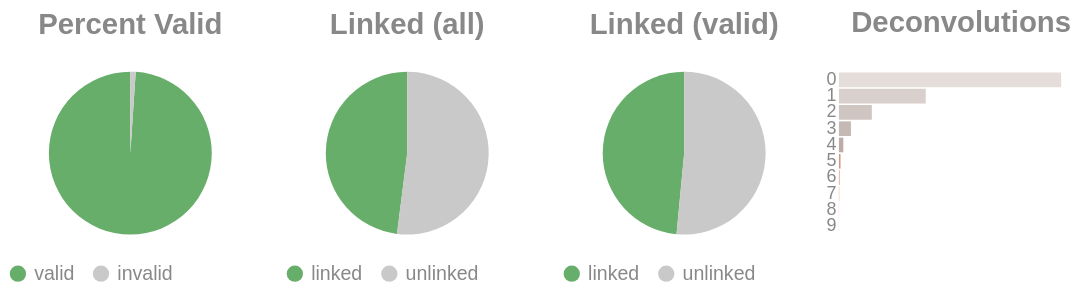

Notebook source saved alongside this figure:
### Code cell
if SKIPLR:
    pass
else:
    clash = Counter()
    for i in valids['molecule'].to_list():
        _mol = i.split("-")
        if len(_mol) == 1:
            clash.update('0')
        else:
            clash.update(_mol[-1])

    _d = {"deconvolutions": [], 'count': []}
    for k,v in clash.items():
        _d['deconvolutions'].append(k)
        _d['count'].append(v)

    tot_valid = valids['reads'].sum()
    mask = valids['reads'] >= 2
    n_linked_reads = valids.filter(mask)['reads'].sum()
    if n_linked_reads == 0:
        print_html("No linked molecules (>=2 reads) were detected; skipping linked-only distributions.")
        SKIPLR = True
    else:
        perc_valid = round(tot_valid / n_reads, 4)
        linked_perc_abs = round(n_linked_reads / n_reads, 4)
        linked_perc = round(n_linked_reads / tot_valid, 4)

    _valid = pl.DataFrame({"valids": ['valid', 'invalid'], "count": [tot_valid, n_reads - tot_valid]})
    _linked_abs = pl.DataFrame({"linked (absolute)": ['linked', 'unlinked'], "count": [n_linked_reads, n_reads - n_linked_reads]})
    _linked_rel = pl.DataFrame({"linked (valids)": ['linked', 'unlinked'], "count": [n_linked_reads, tot_valid - n_linked_reads]})

    (
        alt.hconcat(
            piechart(_valid, goodval = 'valid', title = "Percent Valid"),
            piechart(_linked_abs, goodval = "linked", title =  "Linked (all)"),
            piechart(_linked_rel, goodval = "linked", title =  "Linked (valid)"),
            convolutionbar(pl.DataFrame(_d), title = "Deconvolutions"),
            center = True,
            bounds = 'flush'
        )
        .resolve_scale(color='independent')
        .resolve_legend('independent')
        .properties(usermeta={'embedOptions': {"actions": False}})
    ).display()

### Figure 1 — Vega-Lite specification as saved in the notebook (floating-point values rounded to 4 significant figures)
{"width": "container", "height": 400, "config": {"title": {"anchor": "start", "dy": -15, "fontSize": 18, "color": "#888888", "subtitleColor": "#888888", "subtitleFontSize": 14}, "arc": {"fill": "#0072B2"}, "axis": {"domainColor": "#888888", "domainWidth": 0.5, "gridWidth": 0.2, "grid": false, "titleFontWeight": 400, "titleFontSize": 15, "labelFontSize": 11, "labelColor": "#888888", "tickColor": "#888888", "tickWidth": 0.2, "titleColor": "#888888"}, "axisBand": {"grid": false}, "axisX": {"grid": true, "tickSize": 10, "domainCap": "round"}, "axisY": {"domain": false, "grid": true, "tickSize": 0, "domainCap": "round"}, "background": "transparent", "header": {"labelFontSize": 15, "labelColor": "#888888", "titleFontSize": 15, "titleFontWeight": 600, "titleColor": "#888888"}, "legend": {"labelFont": "sans-serif", "labelFontSize": 12, "labelColor": "#888888", "symbolSize": 100, "symbolType": "circle", "titleFontSize": 12, "titlePadding": 10, "titleColor": "#888888", "title": null}, "range": {"category": ["#E69F00", "#56B4E9", "#009E73", "#F0E442", "#0072B2", "#D55E00", "#CC79A7", "#000000"], "diverging": ["#cfe8f3", "#a2d4ec", "#73bfe2", "#46abdb", "#1696d2", "#12719e"]}, "area": {"fill": "#0072B2", "fillOpacity": 0.7, "line": true, "strokeOpacity": 0.7}, "line": {"color": "#0072B2", "stroke": "#0072B2", "strokeWidth": 2}, "trail": {"color": "#0072B2", "stroke": "#0072B2", "strokeWidth": 0, "size": 1}, "point": {"filled": true, "fillOpacity": 1.0, "size": 95}, "text": {"color": "#888888", "fontSize": 11, "align": "right", "fontWeight": 400, "size": 11}, "bar": {"fill": "#0072B2", "stroke": null}, "view": {"stroke": null, "continuousWidth": 660, "continuousHeight": 400}}, "hconcat": [{"data": {"name": "data-0ffafed1be608b5d3b2247f8ba31b268"}, "mark": {"type": "arc"}, "encoding": {"color": {"field": "valids", "legend": {"orient": "bottom", "title": null}, "scale": {"domain": ["valid", "invalid"], "range": ["#68ae6b", "#C9C9C9"]}, "title": "Valids", "type": "nominal"}, "theta": {"field": "count", "type": "quantitative"}, "tooltip": [{"field": "valids", "title": "Valids", "type": "ordinal"}, {"field": "percent", "format": ".2%", "title": "Percent", "type": "quantitative"}, {"field": "count", "title": "Count", "type": "quantitative"}]}, "height": 100, "title": {"text": "Percent Valid", "align": "center", "anchor": "middle"}, "transform": [{"calculate": "datum.count / 4259927", "as": "percent"}], "width": 150}, {"data": {"name": "data-9d013cb79d2ee4de237b912677aa9da4"}, "mark": {"type": "arc"}, "encoding": {"color": {"field": "linked (absolute)", "legend": {"orient": "bottom", "title": null}, "scale": {"domain": ["linked", "unlinked"], "range": ["#68ae6b", "#C9C9C9"]}, "title": "Linked (Absolute)", "type": "nominal"}, "theta": {"field": "count", "type": "quantitative"}, "tooltip": [{"field": "linked (absolute)", "title": "Linked (Absolute)", "type": "ordinal"}, {"field": "percent", "format": ".2%", "title": "Percent", "type": "quantitative"}, {"field": "count", "title": "Count", "type": "quantitative"}]}, "height": 100, "title": {"text": "Linked (all)", "align": "center", "anchor": "middle"}, "transform": [{"calculate": "datum.count / 4259927", "as": "percent"}], "width": 150}, {"data": {"name": "data-5d0049d2466d0fd1814d6fc0af873a60"}, "mark": {"type": "arc"}, "encoding": {"color": {"field": "linked (valids)", "legend": {"orient": "bottom", "title": null}, "scale": {"domain": ["linked", "unlinked"], "range": ["#68ae6b", "#C9C9C9"]}, "title": "Linked (Valids)", "type": "nominal"}, "theta": {"field": "count", "type": "quantitative"}, "tooltip": [{"field": "linked (valids)", "title": "Linked (Valids)", "type": "ordinal"}, {"field": "percent", "format": ".2%", "title": "Percent", "type": "quantitative"}, {"field": "count", "title": "Count", "type": "quantitative"}]}, "height": 100, "title": {"text": "Linked (valid)", "align": "center", "anchor": "middle"}, "transform": [{"calculate": "datum.count / 4214819", "as": "percent"}], "width": 150}, {"data": {"name": "data-5ff2f2906f3d34236f6fd6ef9c0d65f1"}, "mark": {"type": "bar"}, "encoding": {"color": {"field": "deconvolutions", "legend": null, "scale": {"scheme": "lightgreyred"}, "type": "nominal"}, "tooltip": [{"field": "deconvolutions", "title": "Deconvolutions", "type": "ordinal"}, {"field": "percent", "format": ".2%", "title": "Percent", "type": "quantitative"}, {"field": "count", "title": "Count", "type": "quantitative"}], "x": {"axis": null, "field": "count", "type": "quantitative"}, "y": {"field": "deconvolutions", "sort": "ascending", "title": null, "type": "nominal"}}, "height": 100, "title": {"text": "Deconvolutions", "align": "center", "anchor": "middle"}, "transform": [{"calculate": "datum.count / 2953512", "as": "percent"}], "width": 150}], "bounds": "flush", "center": true, "resolve": {"legend": {"angle": "independent"}, "scale": {"color": "independent"}}, "usermeta": {"embedOptions": {"actions": false}}, "$schema": "https://vega.github.io/schema/vega-lite/v6.4.1.json", "datasets": {"data-0ffafed1be608b5d3b2247f8ba31b268": [{"valids": "valid", "count": 4214819}, {"valids": "invalid", "count": 45108}], "data-9d013cb79d2ee4de237b912677aa9da4": [{"linked (absolute)": "linked", "count": 2044140}, {"linked (absolute)": "unlinked", "count": 2215787}], "data-5d0049d2466d0fd1814d6fc0af873a60": [{"linked (valids)": "linked", "count": 2044140}, {"linked (valids)": "unlinked", "count": 2170679}], "data-5ff2f2906f3d34236f6fd6ef9c0d65f1": [{"deconvolutions": "0", "count": 1819021}, {"deconvolutions": "1", "count": 710493}, {"deconvolutions": "2", "count": 269017}, {"deconvolutions": "3", "count": 98413}, {"deconvolutions": "4", "count": 35939}, {"deconvolutions": "5", "count": 12983}, {"deconvolutions": "6", "count": 4866}, {"deconvolutions": "7", "count": 1814}, {"deconvolutions": "8", "count": 697}, {"deconvolutions": "9", "count": 269}]}}
